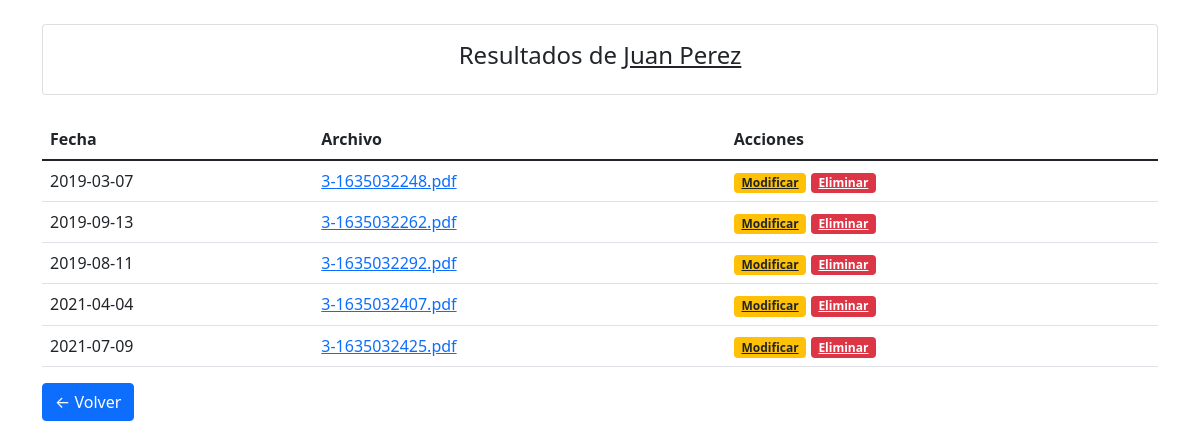
Page /admin/paciente/3 (signed in) on the committed database.
### tables this page shows
CREATE TABLE "patient" (
	"id"	INTEGER,
	"name"	TEXT,
	"dni"	INTEGER,
	"password"	TEXT,
	PRIMARY KEY("id")
);

CREATE TABLE "result" (
	"id"	INTEGER,
	"date"	TEXT,
	"file_path"	TEXT,
	"id_patient"	INTEGER,
	PRIMARY KEY("id"),
	FOREIGN KEY("id_patient") REFERENCES "patient"("id")
);

### main.py (the view)
@app.route('/admin/paciente/<int:id>')
def show_patient_results_admin(id):
    check_admin_privilages()
    results = db_handler.get_results_from_patient(id)
    name = db_handler.get_patient(id).name
    return render_template('admin_view_patient.html', name=name, results=results)

### db_handler.py (called while the page is built)
def get_results_from_patient(id):
    conn = sqlite3.connect(db_file)
    cur = conn.cursor()
    cur.execute(f"SELECT * FROM result WHERE id_patient = { id }")
    rows = cur.fetchall()
    conn.close()
    results = []
    if rows:
        for result in rows:
            results.append(
                Result(id=result[0], date=result[1], file_path=result[2], id_patient=result[3]))
        return results
    else:
        return False

def get_patient(id):
    conn = sqlite3.connect(db_file)
    cur = conn.cursor()
    cur.execute(f"SELECT * FROM patient WHERE id = { id } ")
    row = cur.fetchall()
    if row:
        for patient in row:
            return Patient(id=patient[0], name=patient[1], dni=patient[2])

### main.py (called while the page is built)
def check_admin_privilages():
    if 'admin' not in session or not session['admin']:
        abort(403)

### templates/admin_view_patient.html (shortened to what this page needs)
<!DOCTYPE html>
<html lang="en">
<head>
    <link href="https://cdn.jsdelivr.net/npm/bootstrap@5.1.3/dist/css/bootstrap.min.css" rel="stylesheet"
>
</head>
<body>
    <div class="container">
        <div class="card my-4">
            <div class="card-body">
                <h4 style="text-align: center;" class="card-title">Resultados de <u>{{ name }}</u></h4>
            </div>
        </div>
        <table class="table">
            <thead>
                <tr>
                    <th scope="col">Fecha</th>
                    <th scope="col">Archivo</th>
                    <th scope="col">Acciones</th>
                </tr>
            </thead>
            <tbody>
                {% if results %}
                {% for result in results %}
                <tr>
                    <td>{{ result.date }}</td>
                    <td><a href="{{ url_for('download_file', filename=result.file_path) }}">{{ result.file_path }}</td>
                    <td>
                        <a href="{{ url_for('modify_result', id=result.id) }}" class="badge bg-warning text-dark">Modificar</a>
                        <a href="{{ url_for('delete_result', id=result.id) }}" class="badge bg-danger" onclick="return confirm('Eliminar resultado del {{result.date}}?');">Eliminar</a>
                    </td>
                </tr>
                {% endfor %}
                {% endif %}
            </tbody>
        </table>
        <a class="btn btn-primary" href="{{ url_for('show_list_of_patients') }}">&larr; Volver</a>
    </div>
</body>
</html>

### rows in the picture
patient: name "Juan Perez"
result: date "2019-03-07", file_path "3-1635032248.pdf"
result: date "2019-09-13", file_path "3-1635032262.pdf"
result: date "2019-08-11", file_path "3-1635032292.pdf"
result: date "2021-04-04", file_path "3-1635032407.pdf"
result: date "2021-07-09", file_path "3-1635032425.pdf"
